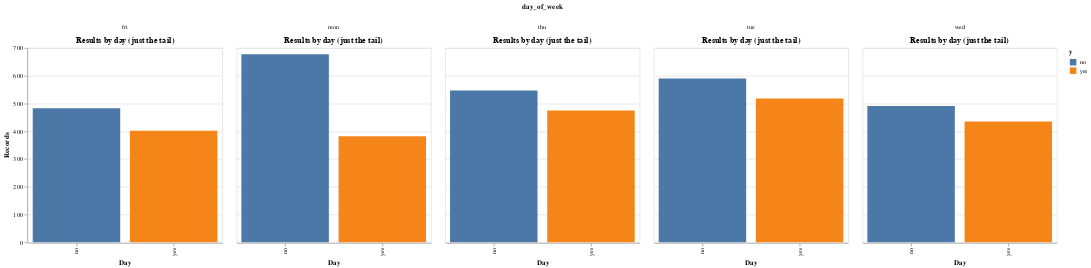

Source (notebook cell):
### Code cell
import altair as alt
alt.Chart(campaign.tail(5000)).mark_bar(
    
).encode(
    x=alt.X('y', bin=False, title='Day'),
    y=alt.Y('count(y)', title='Records'),
    tooltip = ['day_of_week', 'count(y)', 'y'],
    color = 'y'
).properties(
    width=300,
    title='Results by day (just the tail)'
).facet( 
  column='day_of_week')

### Figure 1 — Vega-Lite specification as saved in the notebook (floating-point values rounded to 4 significant figures; data arrays with more than 128 entries replaced by an {"elided": "..."} marker saying what was removed)
{"config": {"view": {"continuousWidth": 400, "continuousHeight": 300}}, "data": {"name": "data-833db56d14347737783dc94de45352ea"}, "facet": {"column": {"field": "day_of_week", "type": "nominal"}}, "spec": {"mark": "bar", "encoding": {"color": {"field": "y", "type": "nominal"}, "tooltip": [{"field": "day_of_week", "type": "nominal"}, {"aggregate": "count", "field": "y", "type": "nominal"}, {"field": "y", "type": "nominal"}], "x": {"bin": false, "field": "y", "title": "Day", "type": "nominal"}, "y": {"aggregate": "count", "field": "y", "title": "Records", "type": "nominal"}}, "title": "Results by day (just the tail)", "width": 300}, "$schema": "https://vega.github.io/schema/vega-lite/v4.17.0.json", "datasets": {"data-833db56d14347737783dc94de45352ea": {"elided": "5000 records"}}}
